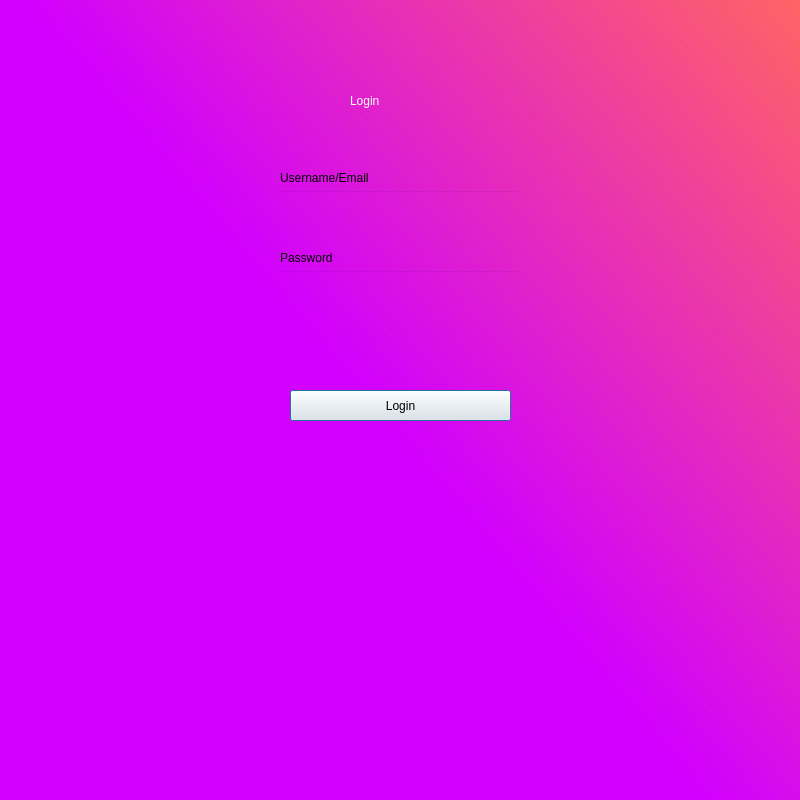
<?xml version="1.0" encoding="UTF-8"?>
<ui version="4.0">
 <class>Dialog</class>
 <widget class="QDialog" name="Dialog">
  <property name="geometry">
   <rect>
    <x>0</x>
    <y>0</y>
    <width>800</width>
    <height>800</height>
   </rect>
  </property>
  <property name="windowTitle">
   <string>Marketplace</string>
  </property>
  <property name="windowIcon">
   <iconset>
    <normaloff>R.png</normaloff>R.png</iconset>
  </property>
  <widget class="QWidget" name="widget" native="true">
   <property name="geometry">
    <rect>
     <x>0</x>
     <y>0</y>
     <width>800</width>
     <height>800</height>
    </rect>
   </property>
   <property name="styleSheet">
    <string notr="true">QWidget#widget{
background-color: qlineargradient(spread:pad, x1:0.426545, y1:0.488, x2:1, y2:0, stop:0.0170455 rgba(209, 0, 255, 255), stop:1 rgba(255, 100, 100, 255));}</string>
   </property>
   <widget class="QLabel" name="label">
    <property name="geometry">
     <rect>
      <x>350</x>
      <y>70</y>
      <width>111</width>
      <height>61</height>
     </rect>
    </property>
    <property name="styleSheet">
     <string notr="true">font: 30pt &quot;Arial&quot;; 
color:white;</string>
    </property>
    <property name="text">
     <string>Login</string>
    </property>
   </widget>
   <widget class="QPushButton" name="login">
    <property name="geometry">
     <rect>
      <x>290</x>
      <y>390</y>
      <width>221</width>
      <height>31</height>
     </rect>
    </property>
    <property name="styleSheet">
     <string notr="true">border-radius:15px;
font: 75 17pt &quot;MS Shell Dlg 2&quot;;
background-color: rgb(255, 143, 250);

hover{
background-color:red;}</string>
    </property>
    <property name="text">
     <string>Login</string>
    </property>
   </widget>
   <widget class="QLineEdit" name="emailfield">
    <property name="geometry">
     <rect>
      <x>280</x>
      <y>190</y>
      <width>241</width>
      <height>41</height>
     </rect>
    </property>
    <property name="font">
     <font>
      <pointsize>12</pointsize>
     </font>
    </property>
    <property name="autoFillBackground">
     <bool>false</bool>
    </property>
    <property name="styleSheet">
     <string notr="true">background-color: rgba(0,0,0,0);

</string>
    </property>
    <property name="text">
     <string notr="true"/>
    </property>
   </widget>
   <widget class="QLineEdit" name="passwordfield">
    <property name="geometry">
     <rect>
      <x>280</x>
      <y>270</y>
      <width>241</width>
      <height>41</height>
     </rect>
    </property>
    <property name="font">
     <font>
      <pointsize>12</pointsize>
      <bold>true</bold>
     </font>
    </property>
    <property name="styleSheet">
     <string notr="true">background-color: rgba(0,0,0,0);</string>
    </property>
    <property name="text">
     <string/>
    </property>
    <property name="maxLength">
     <number>32766</number>
    </property>
    <property name="frame">
     <bool>true</bool>
    </property>
    <property name="dragEnabled">
     <bool>false</bool>
    </property>
   </widget>
   <widget class="QLabel" name="label_2">
    <property name="geometry">
     <rect>
      <x>280</x>
      <y>170</y>
      <width>121</width>
      <height>16</height>
     </rect>
    </property>
    <property name="styleSheet">
     <string notr="true">font: 75 12pt &quot;MS Shell Dlg 2&quot;;</string>
    </property>
    <property name="text">
     <string>Username/Email</string>
    </property>
   </widget>
   <widget class="QLabel" name="label_3">
    <property name="geometry">
     <rect>
      <x>280</x>
      <y>250</y>
      <width>71</width>
      <height>16</height>
     </rect>
    </property>
    <property name="styleSheet">
     <string notr="true">font: 75 12pt &quot;MS Shell Dlg 2&quot;;</string>
    </property>
    <property name="text">
     <string>Password</string>
    </property>
   </widget>
   <widget class="QLabel" name="error">
    <property name="geometry">
     <rect>
      <x>280</x>
      <y>330</y>
      <width>221</width>
      <height>21</height>
     </rect>
    </property>
    <property name="styleSheet">
     <string notr="true">color:rgb(255, 0, 0);
font: 75 14pt &quot;MS Shell Dlg 2&quot;;</string>
    </property>
    <property name="text">
     <string/>
    </property>
   </widget>
  </widget>
 </widget>
 <resources/>
 <connections/>
</ui>
